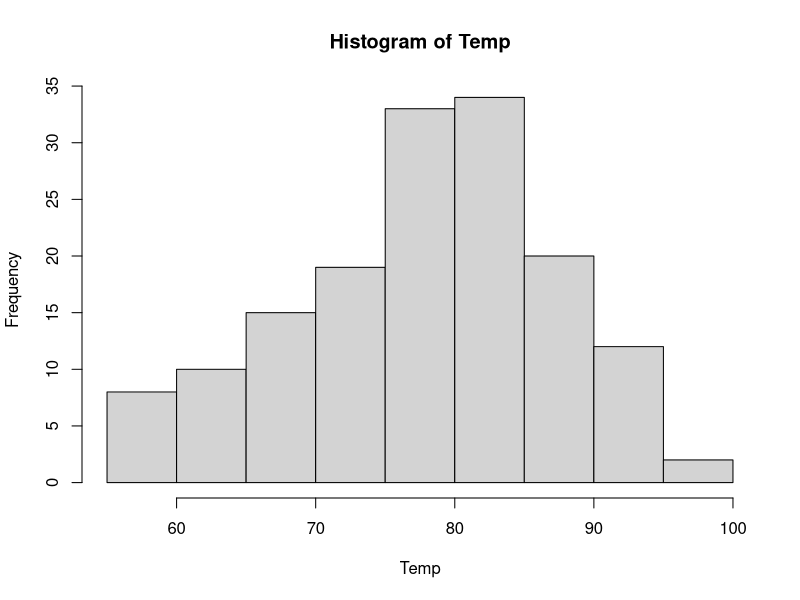

Write R code to recreate this figure.
getwd()
data()
airquality 
str(airquality )
head(airquality )
tail(airquality )
attach(airquality )   #store diif subdata in diff variables i.e temp is used as variable wgich is storing temperature data
hist(Temp)
